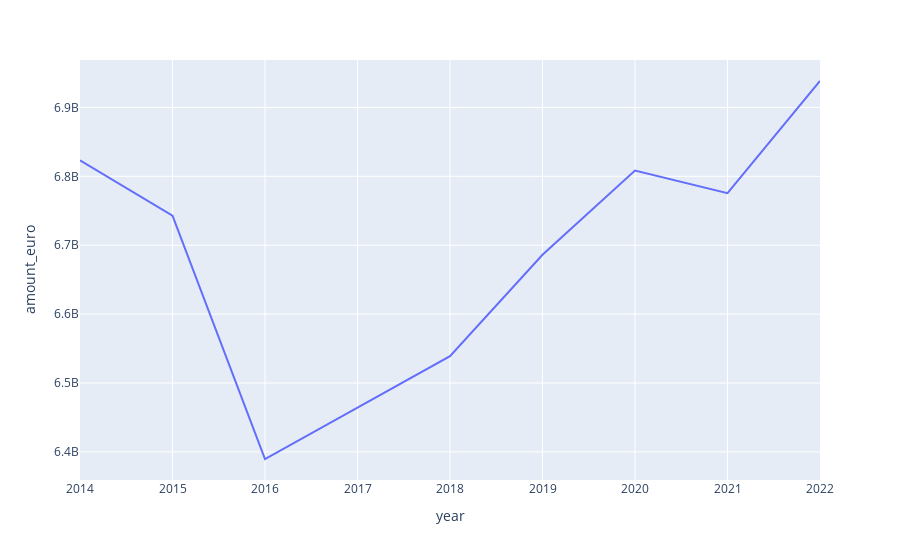

The code cell stored with this chart in its notebook:
### Code cell
plot_subsidies_per_year(data).show()

### Figure 1 — Plotly figure (JSON) as saved in the notebook; plotly's stock layout.template omitted (floating-point values rounded to 4 significant figures)
{"data": [{"hovertemplate": "year=%{x}<br>amount_euro=%{y}<extra></extra>", "legendgroup": "", "line": {"color": "#636efa", "dash": "solid"}, "marker": {"symbol": "circle"}, "mode": "lines", "name": "", "orientation": "v", "showlegend": false, "type": "scatter", "x": [2014, 2015, 2016, 2018, 2019, 2020, 2021, 2022], "xaxis": "x", "y": [6823073280, 6743068160, 6389691392, 6539055104, 6686080512, 6808507392, 6775587328, 6938402304], "yaxis": "y"}], "layout": {"legend": {"tracegroupgap": 0}, "margin": {"t": 60}, "xaxis": {"anchor": "y", "domain": [0, 1], "title": {"text": "year"}}, "yaxis": {"anchor": "x", "domain": [0, 1], "title": {"text": "amount_euro"}}}}
